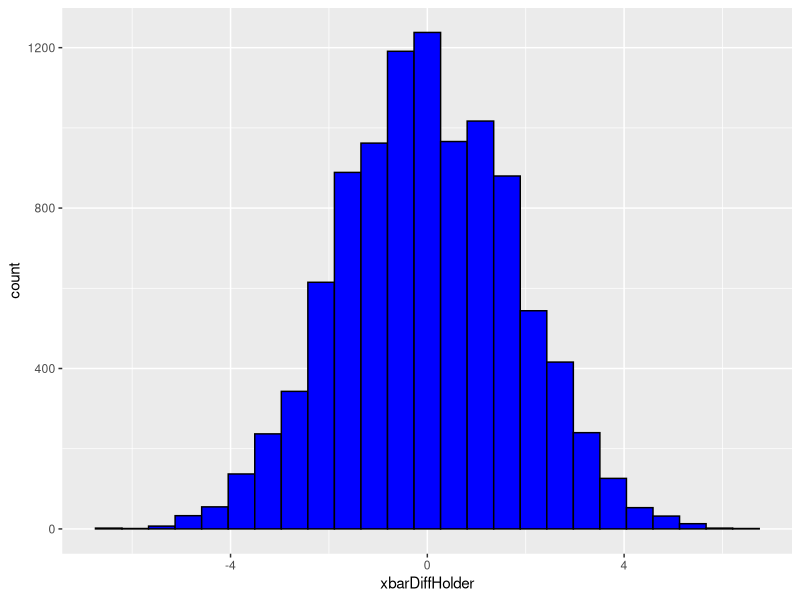
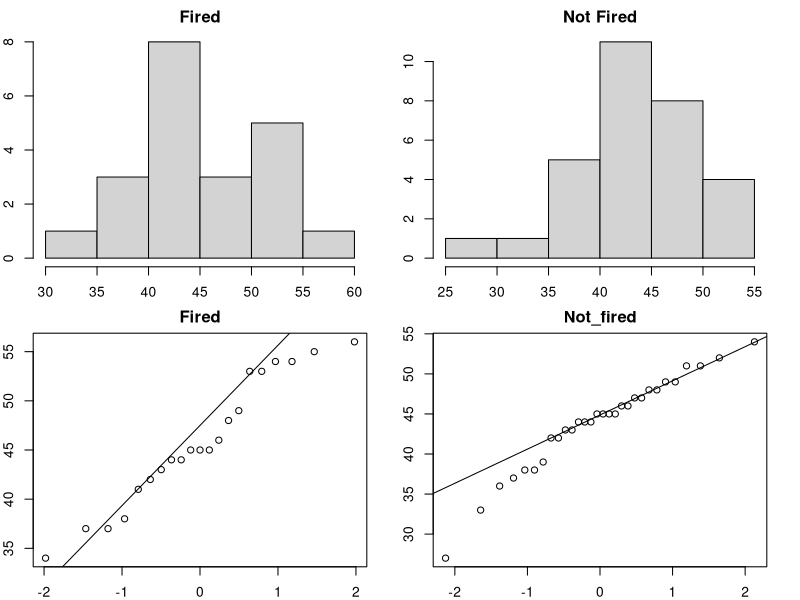
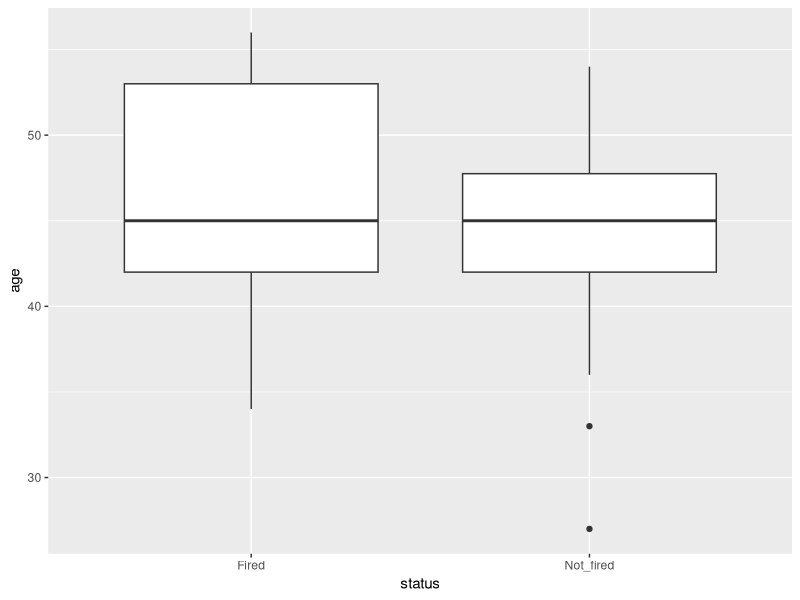

The R script that drew these images, in order:
fired = c(34,37, 37, 38, 41, 42, 43, 44, 44, 45, 45, 45, 46, 48, 49, 53, 53, 54, 54, 55, 56)
notfired = c(27, 33, 36, 37, 38, 38, 39, 42, 42, 43, 43, 44, 44, 44, 45, 45, 45, 45, 46, 46, 47, 47, 48, 48, 49, 49, 51, 51, 52, 54)
#hist(fired)
#hist(notfired)
library(tidyverse)

obersved_diff=mean(fired)-mean(notfired)
obersved_diff
fired=data.frame(Value=fired, Status='Fired')
notfired=data.frame(Value=notfired, Status='Notfired')

employee=rbind(fired,notfired)
employee
xbarDiffHolder = numeric(10000)
for (i in 1:10000)
{
  scramble_employee=sample(employee$Status, 51)
  employeeTemp=employee
  employeeTemp$Status=scramble_employee
  
  xbars=employeeTemp %>% group_by(Status) %>% summarize(mean=mean(Value))
  xbars
  xbarNminusT=xbars[2,2]-xbars[1,2]
  xbarNminusT
  xbarDiffHolder[i]=xbarNminusT$mean
}

ggplot(mapping=aes(x=xbarDiffHolder), color='black')+geom_histogram(bins=25, color='black', fill='blue')

num_more_extreme = sum((xbarDiffHolder) >= 1.92381)
num_more_extreme

pvalue = num_more_extreme / 10000
pvalue

Fired = c(34, 37, 37, 38, 41, 42, 43, 44, 44, 45, 45, 45, 46, 48, 49, 53, 53, 54, 54, 55, 56)
Not_fired = c(27, 33, 36, 37, 38, 38, 39, 42, 42, 43, 43, 44, 44, 44, 45, 45, 45, 45, 46, 46, 47, 47, 48, 48, 49, 49, 51, 51, 52, 54)
#t.test(x = Fired, y = Not_fired, conf.int = .95, var.equal = TRUE, alternative = "two.sided")
label1=rep('Fired',21)
label2=rep('Not_fired', 30)
label=as.factor(c(label1, label2))
people=data.frame(age=c(Fired, Not_fired), status=label)
people
graphics.off()
par(mar = rep(2, 4))
par(mfrow=c(2,2))
hist(Fired,xlab='Age', main='Fired')

hist(Not_fired, xlab='Age', main='Not Fired')
qqnorm(Fired, main='Fired')
qqline(Fired)

qqnorm(Not_fired, main='Not_fired')
qqline(Not_fired)
people %>% ggplot(aes(x=status, y=age))+geom_boxplot()
